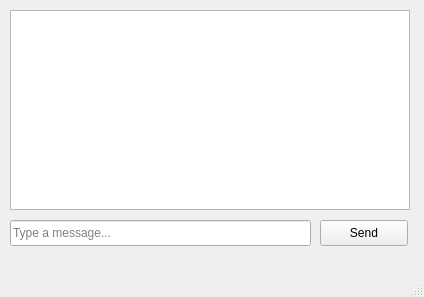
<?xml version="1.0" encoding="UTF-8"?>
<ui version="4.0">
 <class>ClientChat</class>
 <widget class="QMainWindow" name="ClientChat">
  <property name="geometry">
   <rect>
    <x>0</x>
    <y>0</y>
    <width>424</width>
    <height>297</height>
   </rect>
  </property>
  <property name="windowTitle">
   <string>ClientChat</string>
  </property>
  <widget class="QWidget" name="centralwidget">
   <widget class="QTextEdit" name="chatTextEdit">
    <property name="geometry">
     <rect>
      <x>10</x>
      <y>10</y>
      <width>400</width>
      <height>200</height>
     </rect>
    </property>
    <property name="readOnly">
     <bool>true</bool>
    </property>
   </widget>
   <widget class="QLineEdit" name="messageLineEdit">
    <property name="geometry">
     <rect>
      <x>10</x>
      <y>220</y>
      <width>301</width>
      <height>26</height>
     </rect>
    </property>
    <property name="placeholderText">
     <string>Type a message...</string>
    </property>
   </widget>
   <widget class="QPushButton" name="sendButton">
    <property name="geometry">
     <rect>
      <x>320</x>
      <y>220</y>
      <width>88</width>
      <height>26</height>
     </rect>
    </property>
    <property name="text">
     <string>Send</string>
    </property>
   </widget>
  </widget>
  <widget class="QMenuBar" name="menubar">
   <property name="geometry">
    <rect>
     <x>0</x>
     <y>0</y>
     <width>424</width>
     <height>23</height>
    </rect>
   </property>
  </widget>
  <widget class="QStatusBar" name="statusbar"/>
 </widget>
 <resources/>
 <connections/>
</ui>
